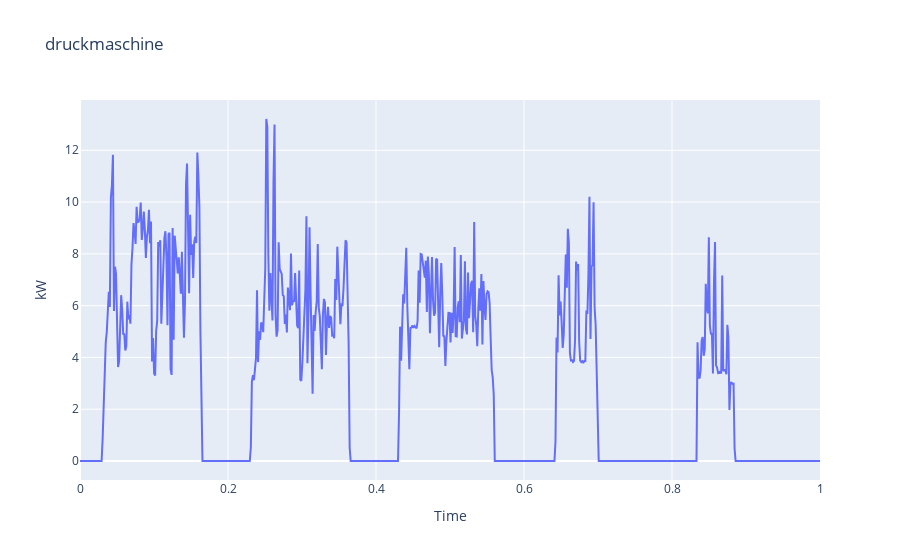

Source (notebook cell):
### Code cell
px.line(
    x=df['t_scaled'], y=df.kw, 
    title='druckmaschine',
    labels={
        'x': 'Time',
        'y': 'kW'
    })

### Figure 1 — Plotly figure (JSON) as saved in the notebook; plotly's stock layout.template omitted (floating-point values rounded to 4 significant figures; data arrays with more than 128 entries replaced by an {"elided": "..."} marker saying what was removed)
{"data": [{"hovertemplate": "Time=%{x}<br>kW=%{y}<extra></extra>", "legendgroup": "", "line": {"color": "#636efa", "dash": "solid"}, "marker": {"symbol": "circle"}, "mode": "lines", "name": "", "orientation": "v", "showlegend": false, "type": "scatter", "x": {"elided": "720 float values"}, "xaxis": "x", "y": {"elided": "720 float values"}, "yaxis": "y"}], "layout": {"legend": {"tracegroupgap": 0}, "title": {"text": "druckmaschine"}, "xaxis": {"anchor": "y", "domain": [0, 1], "title": {"text": "Time"}}, "yaxis": {"anchor": "x", "domain": [0, 1], "title": {"text": "kW"}}}}
